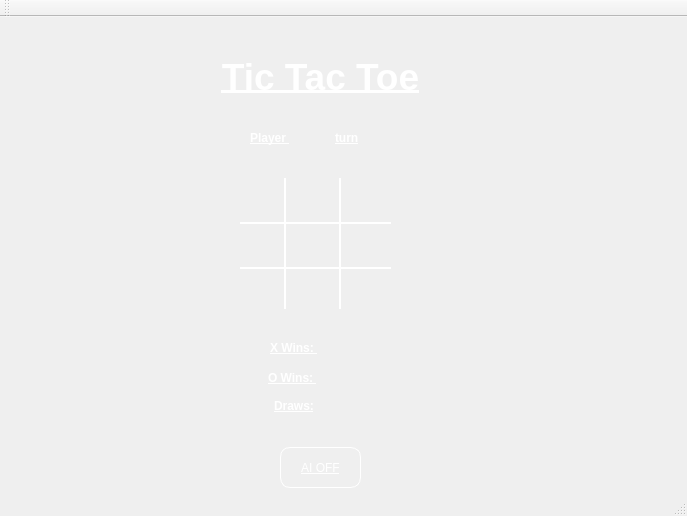
<?xml version="1.0" encoding="UTF-8"?>
<ui version="4.0">
 <class>MainWindow</class>
 <widget class="QMainWindow" name="MainWindow">
  <property name="geometry">
   <rect>
    <x>0</x>
    <y>0</y>
    <width>687</width>
    <height>516</height>
   </rect>
  </property>
  <property name="font">
   <font>
    <underline>true</underline>
   </font>
  </property>
  <property name="windowTitle">
   <string>MainWindow</string>
  </property>
  <property name="styleSheet">
   <string notr="true">background: url(chalkboard.png);</string>
  </property>
  <widget class="QWidget" name="centralWidget">
   <widget class="Line" name="line">
    <property name="geometry">
     <rect>
      <x>275</x>
      <y>161</y>
      <width>20</width>
      <height>131</height>
     </rect>
    </property>
    <property name="styleSheet">
     <string notr="true">background: transparent;
color: white;</string>
    </property>
    <property name="frameShadow">
     <enum>QFrame::Plain</enum>
    </property>
    <property name="lineWidth">
     <number>2</number>
    </property>
    <property name="midLineWidth">
     <number>0</number>
    </property>
    <property name="orientation">
     <enum>Qt::Vertical</enum>
    </property>
   </widget>
   <widget class="Line" name="line_2">
    <property name="geometry">
     <rect>
      <x>330</x>
      <y>161</y>
      <width>20</width>
      <height>131</height>
     </rect>
    </property>
    <property name="styleSheet">
     <string notr="true">background: transparent;
color: white;</string>
    </property>
    <property name="frameShadow">
     <enum>QFrame::Plain</enum>
    </property>
    <property name="lineWidth">
     <number>2</number>
    </property>
    <property name="midLineWidth">
     <number>0</number>
    </property>
    <property name="orientation">
     <enum>Qt::Vertical</enum>
    </property>
   </widget>
   <widget class="Line" name="line_3">
    <property name="geometry">
     <rect>
      <x>240</x>
      <y>196</y>
      <width>151</width>
      <height>20</height>
     </rect>
    </property>
    <property name="styleSheet">
     <string notr="true">background: transparent;
color: white;</string>
    </property>
    <property name="frameShadow">
     <enum>QFrame::Plain</enum>
    </property>
    <property name="lineWidth">
     <number>2</number>
    </property>
    <property name="midLineWidth">
     <number>0</number>
    </property>
    <property name="orientation">
     <enum>Qt::Horizontal</enum>
    </property>
   </widget>
   <widget class="Line" name="line_4">
    <property name="geometry">
     <rect>
      <x>240</x>
      <y>241</y>
      <width>151</width>
      <height>20</height>
     </rect>
    </property>
    <property name="styleSheet">
     <string notr="true">background: transparent;
color: white;</string>
    </property>
    <property name="frameShadow">
     <enum>QFrame::Plain</enum>
    </property>
    <property name="lineWidth">
     <number>2</number>
    </property>
    <property name="midLineWidth">
     <number>0</number>
    </property>
    <property name="orientation">
     <enum>Qt::Horizontal</enum>
    </property>
   </widget>
   <widget class="QLabel" name="titleLabel">
    <property name="geometry">
     <rect>
      <x>190</x>
      <y>20</y>
      <width>261</width>
      <height>81</height>
     </rect>
    </property>
    <property name="styleSheet">
     <string notr="true">font: 26pt &quot;Segoe Print&quot;;
background: transparent;
color: white;</string>
    </property>
    <property name="text">
     <string>&lt;html&gt;&lt;head/&gt;&lt;body&gt;&lt;p align=&quot;center&quot;&gt;&lt;span style=&quot; font-size:28pt; font-weight:600;&quot;&gt;Tic Tac Toe&lt;/span&gt;&lt;/p&gt;&lt;/body&gt;&lt;/html&gt;</string>
    </property>
   </widget>
   <widget class="QToolButton" name="leftButton">
    <property name="geometry">
     <rect>
      <x>241</x>
      <y>211</y>
      <width>40</width>
      <height>36</height>
     </rect>
    </property>
    <property name="styleSheet">
     <string notr="true">background: transparent;</string>
    </property>
    <property name="text">
     <string/>
    </property>
    <property name="autoRaise">
     <bool>true</bool>
    </property>
   </widget>
   <widget class="QToolButton" name="middleButton">
    <property name="geometry">
     <rect>
      <x>290</x>
      <y>212</y>
      <width>45</width>
      <height>34</height>
     </rect>
    </property>
    <property name="styleSheet">
     <string notr="true">background: transparent;</string>
    </property>
    <property name="text">
     <string/>
    </property>
    <property name="autoRaise">
     <bool>true</bool>
    </property>
   </widget>
   <widget class="QToolButton" name="rightButton">
    <property name="geometry">
     <rect>
      <x>344</x>
      <y>211</y>
      <width>45</width>
      <height>36</height>
     </rect>
    </property>
    <property name="styleSheet">
     <string notr="true">background: transparent;</string>
    </property>
    <property name="text">
     <string/>
    </property>
    <property name="autoRaise">
     <bool>true</bool>
    </property>
   </widget>
   <widget class="QToolButton" name="bottomLeftButton">
    <property name="geometry">
     <rect>
      <x>242</x>
      <y>256</y>
      <width>40</width>
      <height>34</height>
     </rect>
    </property>
    <property name="styleSheet">
     <string notr="true">background: transparent;</string>
    </property>
    <property name="text">
     <string/>
    </property>
    <property name="autoRaise">
     <bool>true</bool>
    </property>
   </widget>
   <widget class="QToolButton" name="bottomMiddleButton">
    <property name="geometry">
     <rect>
      <x>290</x>
      <y>256</y>
      <width>45</width>
      <height>34</height>
     </rect>
    </property>
    <property name="styleSheet">
     <string notr="true">background: transparent;</string>
    </property>
    <property name="text">
     <string/>
    </property>
    <property name="toolButtonStyle">
     <enum>Qt::ToolButtonIconOnly</enum>
    </property>
    <property name="autoRaise">
     <bool>true</bool>
    </property>
   </widget>
   <widget class="QToolButton" name="bottomRightButton">
    <property name="geometry">
     <rect>
      <x>345</x>
      <y>256</y>
      <width>43</width>
      <height>34</height>
     </rect>
    </property>
    <property name="styleSheet">
     <string notr="true">background: transparent;</string>
    </property>
    <property name="text">
     <string/>
    </property>
    <property name="checkable">
     <bool>false</bool>
    </property>
    <property name="autoRaise">
     <bool>true</bool>
    </property>
   </widget>
   <widget class="QToolButton" name="topLeftButton">
    <property name="geometry">
     <rect>
      <x>240</x>
      <y>163</y>
      <width>40</width>
      <height>40</height>
     </rect>
    </property>
    <property name="styleSheet">
     <string notr="true">background: transparent;</string>
    </property>
    <property name="text">
     <string/>
    </property>
    <property name="autoRaise">
     <bool>true</bool>
    </property>
   </widget>
   <widget class="QToolButton" name="topMiddleButton">
    <property name="geometry">
     <rect>
      <x>290</x>
      <y>164</y>
      <width>45</width>
      <height>40</height>
     </rect>
    </property>
    <property name="styleSheet">
     <string notr="true">background: transparent;</string>
    </property>
    <property name="text">
     <string/>
    </property>
    <property name="autoRaise">
     <bool>true</bool>
    </property>
   </widget>
   <widget class="QToolButton" name="topRightButton">
    <property name="geometry">
     <rect>
      <x>344</x>
      <y>163</y>
      <width>45</width>
      <height>40</height>
     </rect>
    </property>
    <property name="styleSheet">
     <string notr="true">background: transparent;</string>
    </property>
    <property name="text">
     <string/>
    </property>
    <property name="autoRaise">
     <bool>true</bool>
    </property>
   </widget>
   <widget class="QLabel" name="topLeftLabel">
    <property name="geometry">
     <rect>
      <x>250</x>
      <y>176</y>
      <width>31</width>
      <height>21</height>
     </rect>
    </property>
    <property name="styleSheet">
     <string notr="true">font: 16pt &quot;MV Boli&quot;;
background: transparent;
color: white;</string>
    </property>
    <property name="text">
     <string/>
    </property>
   </widget>
   <widget class="QLabel" name="rightLabel">
    <property name="geometry">
     <rect>
      <x>350</x>
      <y>221</y>
      <width>31</width>
      <height>21</height>
     </rect>
    </property>
    <property name="styleSheet">
     <string notr="true">font: 16pt &quot;MV Boli&quot;;
background: transparent;
color: white;</string>
    </property>
    <property name="text">
     <string/>
    </property>
   </widget>
   <widget class="QLabel" name="leftLabel">
    <property name="geometry">
     <rect>
      <x>250</x>
      <y>221</y>
      <width>31</width>
      <height>21</height>
     </rect>
    </property>
    <property name="styleSheet">
     <string notr="true">font: 16pt &quot;MV Boli&quot;;
background: transparent;
color: white;</string>
    </property>
    <property name="text">
     <string/>
    </property>
   </widget>
   <widget class="QLabel" name="bottomLeftLabel">
    <property name="geometry">
     <rect>
      <x>250</x>
      <y>261</y>
      <width>31</width>
      <height>21</height>
     </rect>
    </property>
    <property name="styleSheet">
     <string notr="true">font: 16pt &quot;MV Boli&quot;;
background: transparent;
color: white;</string>
    </property>
    <property name="text">
     <string/>
    </property>
   </widget>
   <widget class="QLabel" name="middleLabel">
    <property name="geometry">
     <rect>
      <x>305</x>
      <y>221</y>
      <width>31</width>
      <height>21</height>
     </rect>
    </property>
    <property name="styleSheet">
     <string notr="true">font: 16pt &quot;MV Boli&quot;;
background: transparent;
color: white;</string>
    </property>
    <property name="text">
     <string/>
    </property>
   </widget>
   <widget class="QLabel" name="bottomMiddleLabel">
    <property name="geometry">
     <rect>
      <x>305</x>
      <y>261</y>
      <width>31</width>
      <height>21</height>
     </rect>
    </property>
    <property name="styleSheet">
     <string notr="true">font: 16pt &quot;MV Boli&quot;;
background: transparent;
color: white;</string>
    </property>
    <property name="text">
     <string/>
    </property>
   </widget>
   <widget class="QLabel" name="bottomRightLabel">
    <property name="geometry">
     <rect>
      <x>350</x>
      <y>261</y>
      <width>31</width>
      <height>21</height>
     </rect>
    </property>
    <property name="styleSheet">
     <string notr="true">font: 16pt &quot;MV Boli&quot;;
background: transparent;
color: white;</string>
    </property>
    <property name="text">
     <string/>
    </property>
   </widget>
   <widget class="QLabel" name="topMiddleLabel">
    <property name="geometry">
     <rect>
      <x>305</x>
      <y>176</y>
      <width>31</width>
      <height>21</height>
     </rect>
    </property>
    <property name="styleSheet">
     <string notr="true">font: 16pt &quot;MV Boli&quot;;
background: transparent;
color: white;</string>
    </property>
    <property name="text">
     <string/>
    </property>
   </widget>
   <widget class="QLabel" name="topRightLabel">
    <property name="geometry">
     <rect>
      <x>350</x>
      <y>176</y>
      <width>31</width>
      <height>21</height>
     </rect>
    </property>
    <property name="styleSheet">
     <string notr="true">font: 16pt &quot;MV Boli&quot;;
background: transparent;
color: white;</string>
    </property>
    <property name="text">
     <string/>
    </property>
   </widget>
   <widget class="QLabel" name="xLabel">
    <property name="geometry">
     <rect>
      <x>270</x>
      <y>321</y>
      <width>61</width>
      <height>21</height>
     </rect>
    </property>
    <property name="styleSheet">
     <string notr="true">font: 75 14pt &quot;Perpetua&quot;;
background: transparent;
color: white;</string>
    </property>
    <property name="text">
     <string>&lt;html&gt;&lt;head/&gt;&lt;body&gt;&lt;p&gt;&lt;span style=&quot; font-weight:600;&quot;&gt;X Wins: &lt;/span&gt;&lt;/p&gt;&lt;/body&gt;&lt;/html&gt;</string>
    </property>
   </widget>
   <widget class="QLabel" name="oLabel">
    <property name="geometry">
     <rect>
      <x>268</x>
      <y>351</y>
      <width>61</width>
      <height>21</height>
     </rect>
    </property>
    <property name="styleSheet">
     <string notr="true">font: 75 14pt &quot;Perpetua&quot;;
background: transparent;
color: white;</string>
    </property>
    <property name="text">
     <string>&lt;html&gt;&lt;head/&gt;&lt;body&gt;&lt;p&gt;&lt;span style=&quot; font-weight:600;&quot;&gt;O Wins: &lt;/span&gt;&lt;/p&gt;&lt;/body&gt;&lt;/html&gt;</string>
    </property>
   </widget>
   <widget class="QLabel" name="oWinsLabel">
    <property name="geometry">
     <rect>
      <x>340</x>
      <y>353</y>
      <width>31</width>
      <height>20</height>
     </rect>
    </property>
    <property name="styleSheet">
     <string notr="true">font: 75 14pt &quot;Perpetua&quot;;
background: transparent;
color: white;
font-weight: bold;</string>
    </property>
    <property name="text">
     <string/>
    </property>
   </widget>
   <widget class="QLabel" name="xWinsLabel">
    <property name="geometry">
     <rect>
      <x>340</x>
      <y>322</y>
      <width>31</width>
      <height>21</height>
     </rect>
    </property>
    <property name="styleSheet">
     <string notr="true">font: 75 14pt &quot;Perpetua&quot;;
background: transparent;
color: white;
font-weight: bold;</string>
    </property>
    <property name="text">
     <string/>
    </property>
   </widget>
   <widget class="QLabel" name="playerTextLabel">
    <property name="geometry">
     <rect>
      <x>250</x>
      <y>111</y>
      <width>51</width>
      <height>20</height>
     </rect>
    </property>
    <property name="styleSheet">
     <string notr="true">font: 75 14pt &quot;Perpetua&quot;;
background: transparent;
color: white;</string>
    </property>
    <property name="text">
     <string>&lt;html&gt;&lt;head/&gt;&lt;body&gt;&lt;p&gt;&lt;span style=&quot; font-weight:600;&quot;&gt;Player &lt;/span&gt;&lt;/p&gt;&lt;/body&gt;&lt;/html&gt;</string>
    </property>
   </widget>
   <widget class="QLabel" name="turnTextLabel">
    <property name="geometry">
     <rect>
      <x>335</x>
      <y>111</y>
      <width>41</width>
      <height>21</height>
     </rect>
    </property>
    <property name="styleSheet">
     <string notr="true">font: 75 14pt &quot;Perpetua&quot;;
background: transparent;
color: white;</string>
    </property>
    <property name="text">
     <string>&lt;html&gt;&lt;head/&gt;&lt;body&gt;&lt;p&gt;&lt;span style=&quot; font-weight:600;&quot;&gt;turn&lt;/span&gt;&lt;/p&gt;&lt;/body&gt;&lt;/html&gt;</string>
    </property>
   </widget>
   <widget class="QLabel" name="playerLabel">
    <property name="geometry">
     <rect>
      <x>310</x>
      <y>111</y>
      <width>21</width>
      <height>21</height>
     </rect>
    </property>
    <property name="styleSheet">
     <string notr="true">font: 75 14pt &quot;Perpetua&quot;;
background: transparent;
color: white;
font-weight: bold;</string>
    </property>
    <property name="text">
     <string/>
    </property>
   </widget>
   <widget class="QLabel" name="label_3">
    <property name="geometry">
     <rect>
      <x>274</x>
      <y>381</y>
      <width>61</width>
      <height>16</height>
     </rect>
    </property>
    <property name="styleSheet">
     <string notr="true">font: 75 14pt &quot;Perpetua&quot;;
background: transparent;
color: white;</string>
    </property>
    <property name="text">
     <string>&lt;html&gt;&lt;head/&gt;&lt;body&gt;&lt;p&gt;&lt;span style=&quot; font-weight:600;&quot;&gt;Draws:&lt;/span&gt;&lt;/p&gt;&lt;/body&gt;&lt;/html&gt;</string>
    </property>
   </widget>
   <widget class="QLabel" name="drawLabel">
    <property name="geometry">
     <rect>
      <x>340</x>
      <y>380</y>
      <width>21</width>
      <height>21</height>
     </rect>
    </property>
    <property name="styleSheet">
     <string notr="true">font: 75 14pt &quot;Perpetua&quot;;
background: transparent;
color: white;
font-weight: bold;</string>
    </property>
    <property name="text">
     <string/>
    </property>
   </widget>
   <widget class="QPushButton" name="AIpushButton">
    <property name="geometry">
     <rect>
      <x>280</x>
      <y>430</y>
      <width>81</width>
      <height>41</height>
     </rect>
    </property>
    <property name="cursor">
     <cursorShape>OpenHandCursor</cursorShape>
    </property>
    <property name="styleSheet">
     <string notr="true">font: 75 14pt &quot;Perpetua&quot;;
background: transparent;
color: white;
border: 1px solid white;
border-radius: 10px;
padding: 10px;</string>
    </property>
    <property name="text">
     <string>AI OFF</string>
    </property>
   </widget>
   <zorder>line</zorder>
   <zorder>line_2</zorder>
   <zorder>line_3</zorder>
   <zorder>line_4</zorder>
   <zorder>titleLabel</zorder>
   <zorder>topLeftLabel</zorder>
   <zorder>rightLabel</zorder>
   <zorder>leftLabel</zorder>
   <zorder>bottomLeftLabel</zorder>
   <zorder>middleLabel</zorder>
   <zorder>bottomMiddleLabel</zorder>
   <zorder>bottomRightLabel</zorder>
   <zorder>topMiddleLabel</zorder>
   <zorder>topRightLabel</zorder>
   <zorder>xLabel</zorder>
   <zorder>oLabel</zorder>
   <zorder>oWinsLabel</zorder>
   <zorder>xWinsLabel</zorder>
   <zorder>bottomLeftButton</zorder>
   <zorder>bottomMiddleButton</zorder>
   <zorder>bottomRightButton</zorder>
   <zorder>leftButton</zorder>
   <zorder>middleButton</zorder>
   <zorder>rightButton</zorder>
   <zorder>topLeftButton</zorder>
   <zorder>topMiddleButton</zorder>
   <zorder>topRightButton</zorder>
   <zorder>playerTextLabel</zorder>
   <zorder>turnTextLabel</zorder>
   <zorder>playerLabel</zorder>
   <zorder>label_3</zorder>
   <zorder>drawLabel</zorder>
   <zorder>AIpushButton</zorder>
  </widget>
  <widget class="QMenuBar" name="menuBar">
   <property name="geometry">
    <rect>
     <x>0</x>
     <y>0</y>
     <width>687</width>
     <height>20</height>
    </rect>
   </property>
  </widget>
  <widget class="QToolBar" name="mainToolBar">
   <attribute name="toolBarArea">
    <enum>TopToolBarArea</enum>
   </attribute>
   <attribute name="toolBarBreak">
    <bool>false</bool>
   </attribute>
  </widget>
  <widget class="QStatusBar" name="statusBar"/>
 </widget>
 <layoutdefault spacing="6" margin="11"/>
 <resources/>
 <connections/>
</ui>
